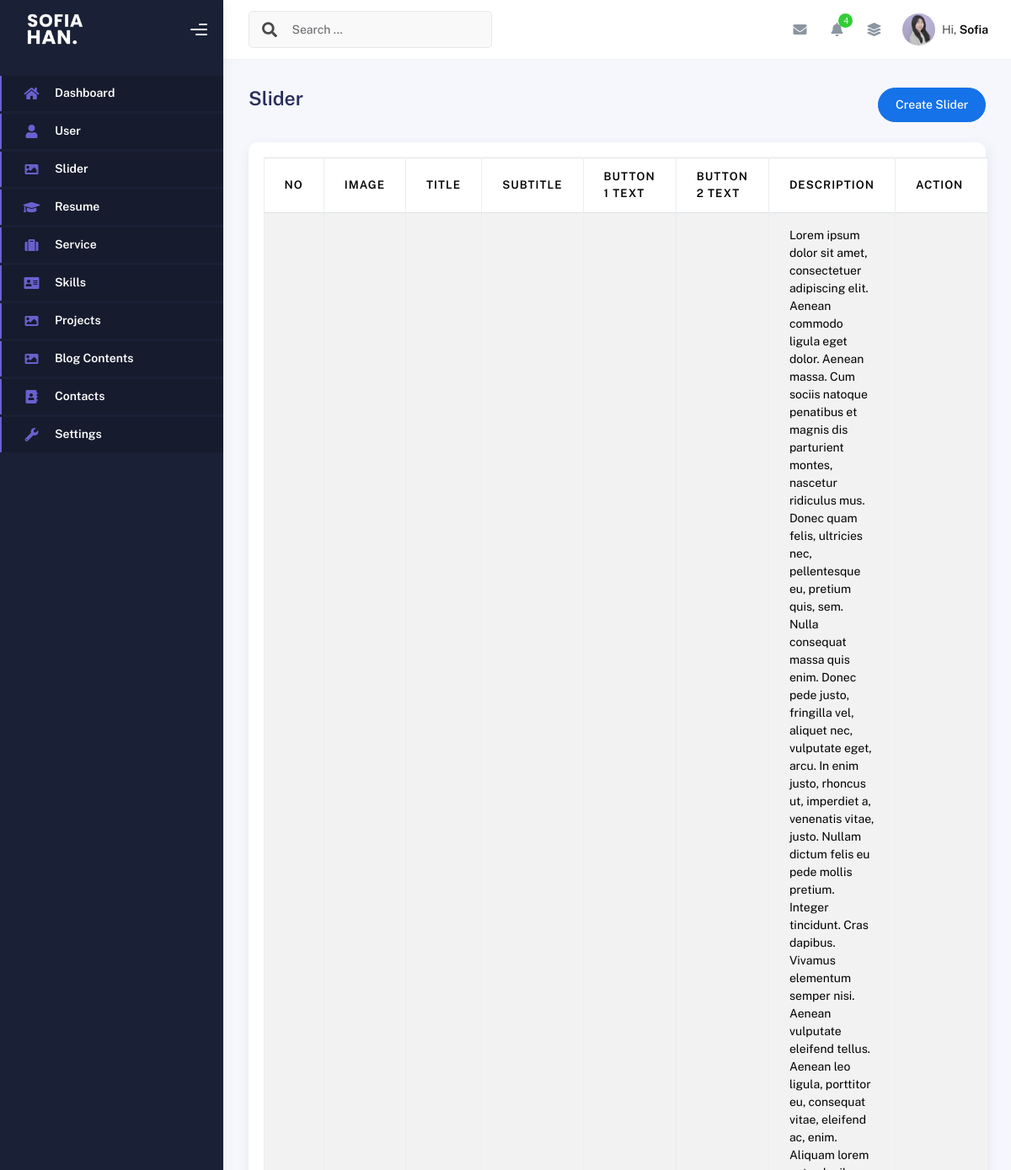
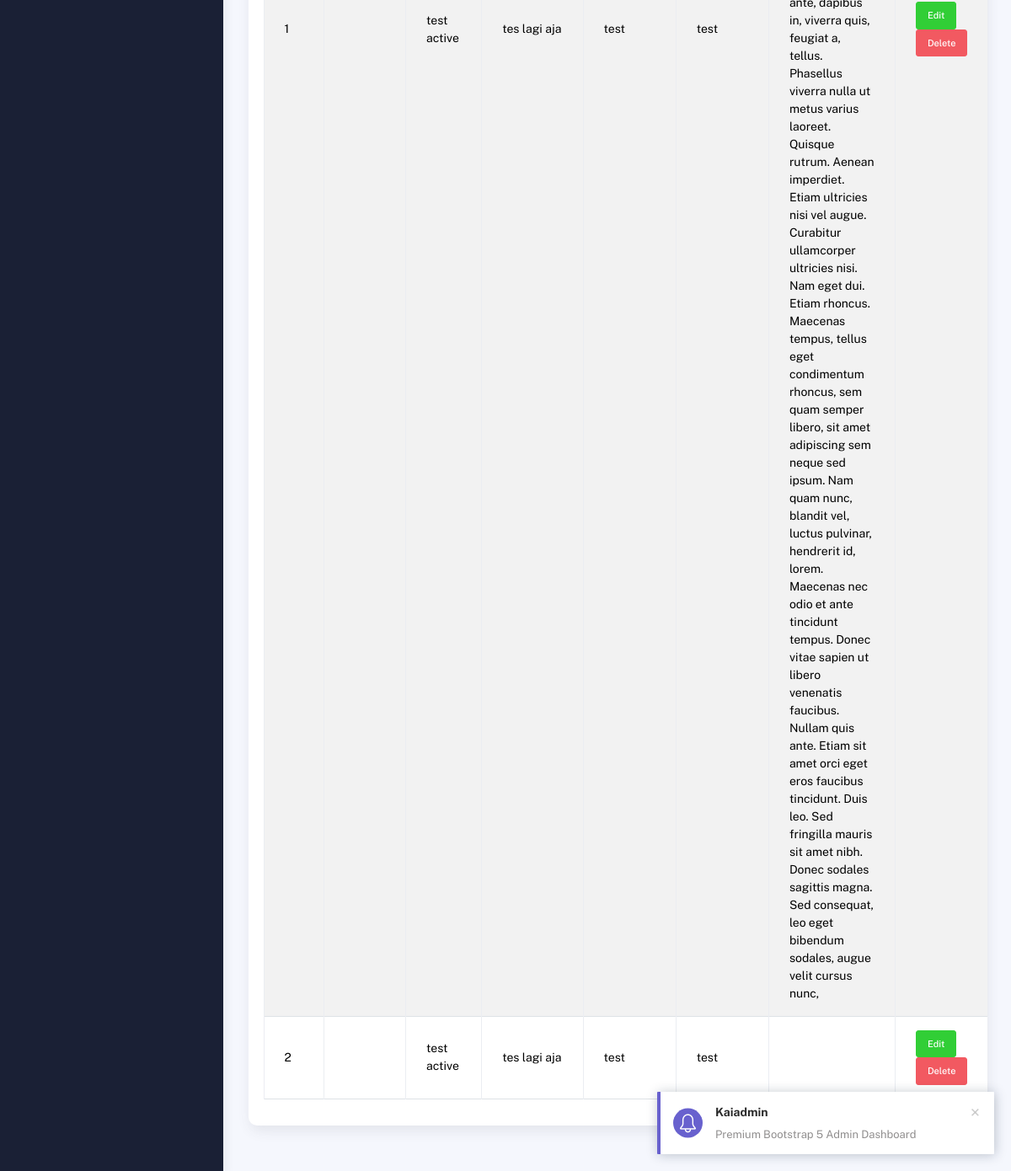
Page /sliders.php on the committed database (2 pictures, top to bottom).
### tables this page shows
CREATE TABLE `sliders` (
  `id` int(11) NOT NULL,
  `title` varchar(50) NOT NULL,
  `subtitle` varchar(50) NOT NULL,
  `description` text DEFAULT NULL,
  `button1_text` varchar(30) NOT NULL,
  `button1_link` varchar(50) NOT NULL,
  `button2_text` varchar(30) NOT NULL,
  `button2_link` varchar(50) NOT NULL,
  `image` varchar(100) NOT NULL,
  `is_active` tinyint(1) NOT NULL DEFAULT 1,
  `created_at` timestamp NOT NULL DEFAULT current_timestamp(),
  `updated_at` timestamp NULL DEFAULT NULL ON UPDATE current_timestamp()
);

### sliders.php (the view, shortened to what this page needs)
<?php
include "config/koneksi.php";
$query = mysqli_query($conn, "SELECT * FROM sliders ORDER BY id DESC");
$rows = mysqli_fetch_all($query, MYSQLI_ASSOC);
?>
<!DOCTYPE html>
<html lang="en">
<head>
    <?php
    include "inc/css.php";
    ?>
</head>
<body>
    <div class="wrapper">
        <?php
        include "inc/sidebar.php";
        ?>
        <div class="main-panel">
            <div class="main-header">
                <?php
                include "inc/navbar.php";
                ?>
            </div>
            <div class="container">
                <div class="page-inner">
                    <div class="d-flex align-items-left align-items-md-center flex-column flex-md-row pt-2 pb-4">
                        <div>
                            <h3 class="fw-bold mb-3">Slider</h3>
                        </div>
                        <div class="ms-md-auto py-2 py-md-0">
                            <a href="create-slider.php" class="btn btn-primary btn-round">Create Slider</a>
                        </div>
                    </div>
                    <div class="row">
                        <div class="col-sm-6 col-md-12">
                            <div class="card">
                                <div class="card-body">
                                    <table class="table table-bordered table-striped">
                                        <thead>
                                            <tr>
                                                <th>No</th>
                                                <th>Image</th>
                                                <th>Title</th>
                                                <th>Subtitle</th>
                                                <th>Button 1 Text </th>
                                                <th>Button 2 Text </th>
                                                <th>Description</th>
                                                <th>Action</th>
                                            </tr>
                                        </thead>
                                        <?php foreach ($rows as $index => $row): ?>
                                        <tr>
                                            <td><?php echo $index += 1 ?></td>
                                            <td> <img src="assets/img/<?php echo $row['image'] ?>" width="50" alt="">
                                            </td>
                                            <td><?php echo $row['title'] ?></td>
                                            <td><?php echo $row['subtitle'] ?></td>
                                            <td><?php echo $row['button1_text'] ?></td>
                                            <td><?php echo $row['button2_text'] ?></td>
                                            <td><?php echo $row['description'] ?></td>
                                            <td>
                                                <a class="btn btn-success btn-sm"
                                                    href="create-slider.php?edit=<?php echo $row['id'] ?>">Edit</a>
                                                <a onclick="return confirm('Are you sure wanna delete this data?')"
                                                    class=" btn btn-danger btn-sm"
                                                    href="sliders.php?delete=<?php echo $row['id'] ?>">Delete</a>
                                            </td>
                                        </tr>
                                        <?php endforeach ?>
                                    </table>
                                </div>
                            </div>
                        </div>
                    </div>
                </div>
            </div>
</body>
</html>

### rows in the picture
sliders: index "1", title "test active", subtitle "tes lagi aja", button1_text "test", button2_text "test", description "Lorem ipsum dolor sit amet, consectetuer adipiscing elit. Aenean commodo ligula eget dolor. Aenean massa. Cum sociis natoque penatibus et magnis dis parturient montes, nascetur ridiculus mus. Donec quam felis, ultricies nec, pellentesque eu, pretium quis, sem. Nulla consequat massa quis enim. Donec pede justo, fringilla vel, aliquet nec, vulputate eget, arcu. In enim justo, rhoncus ut, imperdiet a, venenatis vitae, justo. Nullam dictum felis eu pede mollis pretium. Integer tincidunt. Cras dapibus. Vivamus elementum semper nisi. Aenean vulputate eleifend tellus. Aenean leo ligula, porttitor eu, consequat vitae, eleifend ac, enim. Aliquam lorem ante, dapibus in, viverra quis, feugiat a,…"
sliders: index "2", title "test active", subtitle "tes lagi aja", button1_text "test", button2_text "test"
